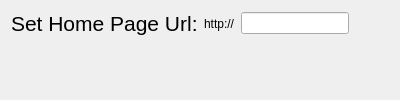
      <widget class="QWidget" name="settingsTab">
       <attribute name="title">
        <string>Settings</string>
       </attribute>
       <layout class="QGridLayout" name="gridLayout_2">
        <item row="0" column="0">
         <layout class="QHBoxLayout" name="horizontalLayout_3">
          <property name="sizeConstraint">
           <enum>QLayout::SetNoConstraint</enum>
          </property>
          <item>
           <widget class="QLabel" name="label_2">
            <property name="sizePolicy">
             <sizepolicy hsizetype="Maximum" vsizetype="Preferred">
              <horstretch>0</horstretch>
              <verstretch>0</verstretch>
             </sizepolicy>
            </property>
            <property name="font">
             <font>
              <pointsize>16</pointsize>
             </font>
            </property>
            <property name="text">
             <string>Set Home Page Url:</string>
            </property>
           </widget>
          </item>
          <item>
           <widget class="QLabel" name="label_3">
            <property name="sizePolicy">
             <sizepolicy hsizetype="Maximum" vsizetype="Preferred">
              <horstretch>0</horstretch>
              <verstretch>0</verstretch>
             </sizepolicy>
            </property>
            <property name="text">
             <string>http://</string>
            </property>
           </widget>
          </item>
          <item>
           <widget class="QLineEdit" name="homePageEdit">
            <property name="sizePolicy">
             <sizepolicy hsizetype="Maximum" vsizetype="Fixed">
              <horstretch>0</horstretch>
              <verstretch>0</verstretch>
             </sizepolicy>
            </property>
            <property name="maximumSize">
             <size>
              <width>500</width>
              <height>16777215</height>
             </size>
            </property>
           </widget>
          </item>
          <item>
           <spacer name="horizontalSpacer_2">
            <property name="orientation">
             <enum>Qt::Horizontal</enum>
            </property>
            <property name="sizeType">
             <enum>QSizePolicy::Maximum</enum>
            </property>
            <property name="sizeHint" stdset="0">
             <size>
              <width>40</width>
              <height>20</height>
             </size>
            </property>
           </spacer>
          </item>
         </layout>
        </item>
        <item row="1" column="0">
         <spacer name="verticalSpacer">
          <property name="orientation">
           <enum>Qt::Vertical</enum>
          </property>
          <property name="sizeHint" stdset="0">
           <size>
            <width>20</width>
            <height>40</height>
           </size>
          </property>
         </spacer>
        </item>
       </layout>
      </widget>
